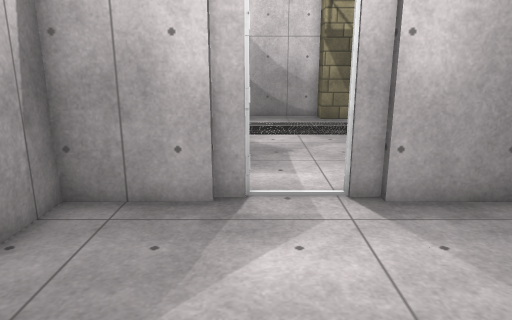
view 1 (above)

17 first-person views from a walk through a Unity game level. The camera is 1.5 m above the floor, tilts 14° down and sees 70° across. The floor is counted in squares, 0.5 m on a side. Each view is taken from the middle of a square. On the plan, view 1 faces up. The plan holds only what a view shows up to about 20 squares ahead; the rest is blank. The place goes on beyond the plan. The player character is not drawn. Door leaves are left out, so doorways stand open. Some surface patterns are stand-ins.

view 2
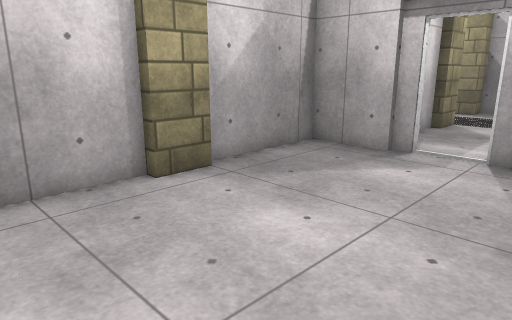

view 3
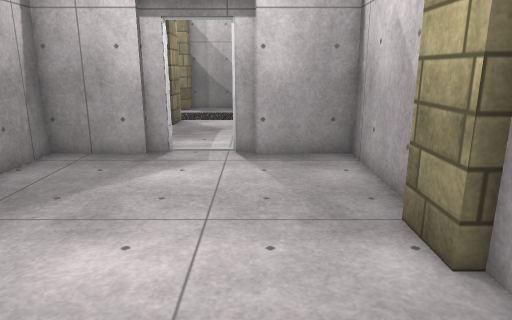

view 4
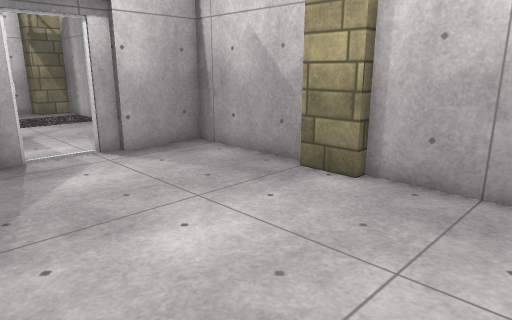

view 5
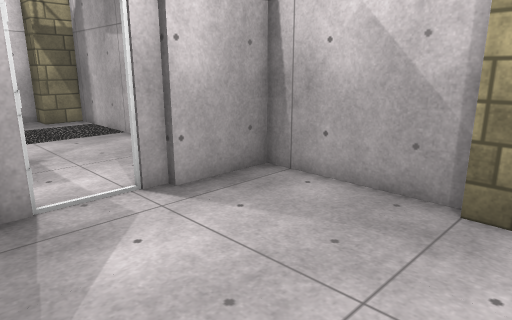

view 6
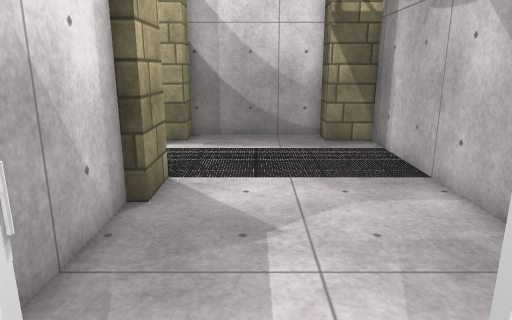

view 7
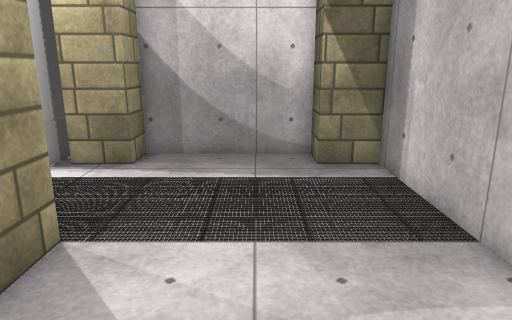

view 8
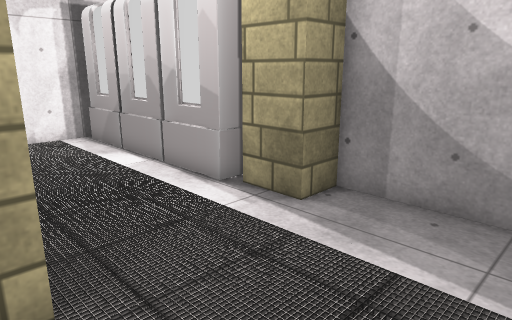

view 9
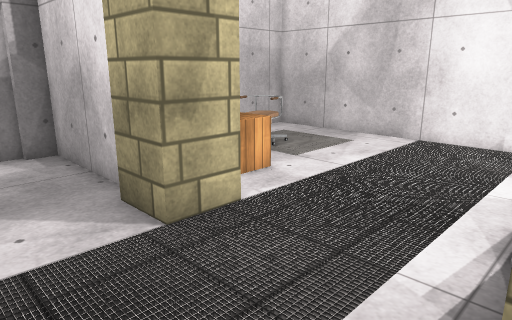

view 10
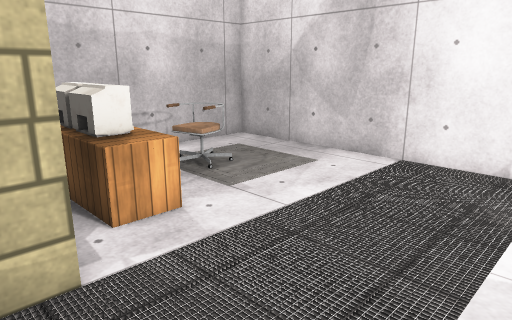

view 11
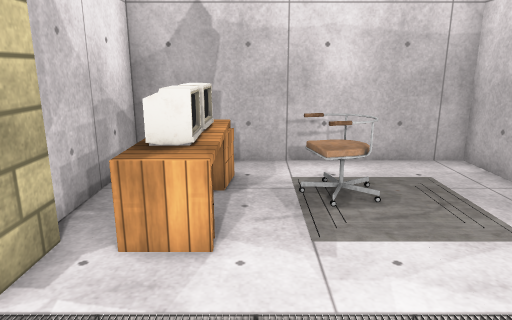

view 12
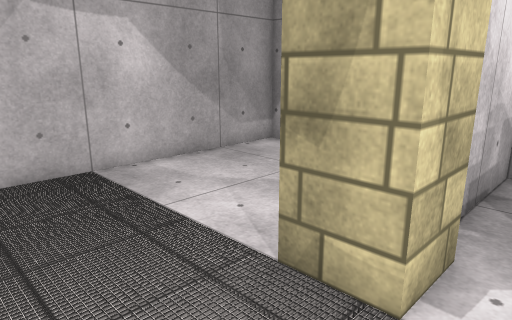

view 13
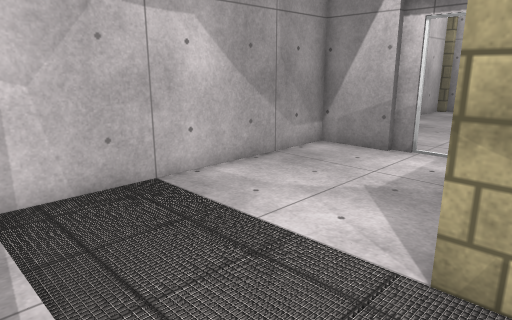

view 14
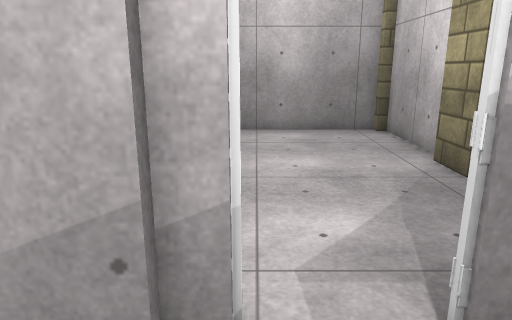

view 15
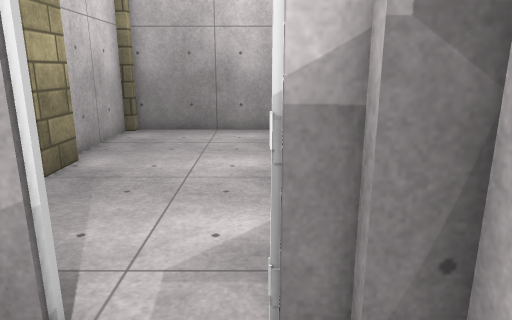

view 16
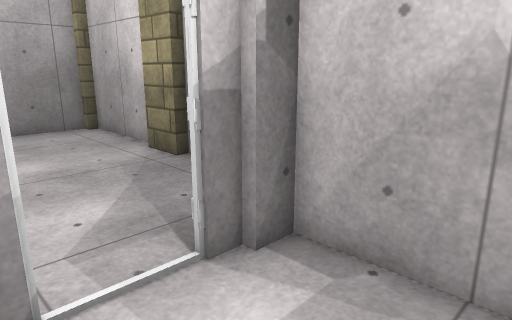

view 17
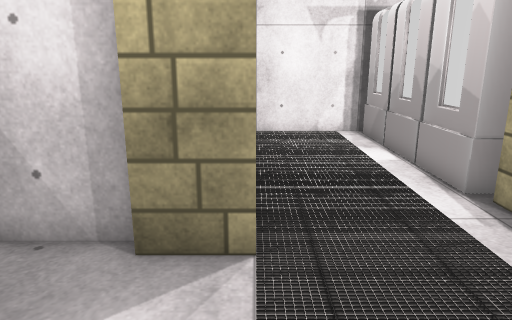

### Floor plan
Key: @ floor where view 1 was taken; # wall or solid block; . floor; / step, stairs or slope; D open door; C column; S server; E desk; H chair; M monitor; A cabinet.
Columns run from 14 left of view 1 to 8 right of it. Each row starts with its distance up from view 1.
 24          #CC######CC
 23          ##C#.....#C#
 22 ##S##S##S#..........#
 21 #///////////////////#
 20 #...................#
 19 #...................D
 18 #...................D
 17 #/////////##C///////D
 16 #......... ##.......#
 15 #.......EE ##.......#
 14 #.......MM.##.......#
 13 #...#H .EM.##.......#
 12 #...#H .MM.##.......#
 11 #.......AE.##.......#
 10 #........  ##.......#
  9 ##############DDD####
  8          #####DDD#####
  7          #.......... #
  6          #.......... #
  5          #.......... #
  4          #.......... #
  3          #..........##
  2          C#.........#C
  1         CCC.........CCC
  0          ##...@.....##
 -1          #.......... #
 -2          #.......... #
 -3          #.......... #
 -4          #.......... #
 -5          #.......... #
 -6          #############

Positions as (right, up) in squares from view 1, and headings:
1: (0, 0), facing up
2: (5, -5), facing up-left
3: (3, -5), facing up
4: (-3, -5), facing up-right
5: (-2, 0), facing up-right
6: (1, 7), facing up
7: (2, 11), facing up
8: (3, 16), facing up-left
9: (2, 23), facing down-left
10: (-2, 22), facing down-left
11: (-7, 21), facing down
12: (-5, 21), facing down-right
13: (-3, 22), facing down-right
14: (2, 12), facing down
15: (0, 12), facing down
16: (3, 13), facing down-left
17: (4, 17), facing left
